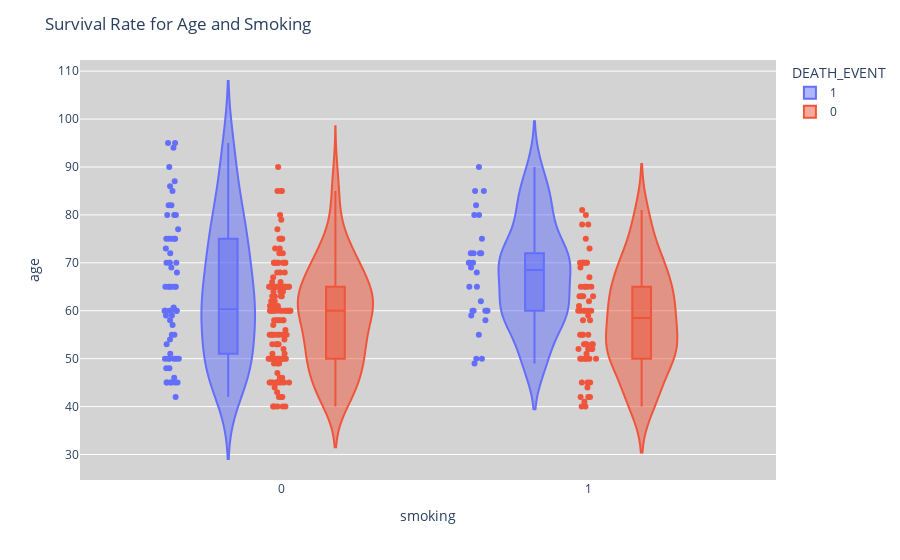

This figure's notebook cell:
### Code cell
fig = px.violin(med_data, y="age", x="smoking", color="DEATH_EVENT", box=True, points="all", hover_data=med_data.columns)
fig.update_layout(title_text="Survival Rate for Age and Smoking",plot_bgcolor = 'lightgrey')
fig.show()

### Figure 1 — Plotly figure (JSON) as saved in the notebook; plotly's stock layout.template omitted (floating-point values rounded to 4 significant figures; data arrays with more than 128 entries replaced by an {"elided": "..."} marker saying what was removed)
{"data": [{"alignmentgroup": "True", "box": {"visible": true}, "customdata": {"elided": "96x13 float values"}, "hovertemplate": "DEATH_EVENT=%{customdata[12]}<br>smoking=%{customdata[10]}<br>age=%{customdata[0]}<br>anaemia=%{customdata[1]}<br>creatinine_phosphokinase=%{customdata[2]}<br>diabetes=%{customdata[3]}<br>ejection_fraction=%{customdata[4]}<br>high_blood_pressure=%{customdata[5]}<br>platelets=%{customdata[6]}<br>serum_creatinine=%{customdata[7]}<br>serum_sodium=%{customdata[8]}<br>sex=%{customdata[9]}<br>time=%{customdata[11]}<extra></extra>", "legendgroup": "1", "marker": {"color": "#636efa"}, "name": "1", "offsetgroup": "1", "orientation": "v", "points": "all", "scalegroup": "True", "showlegend": true, "type": "violin", "x": [0, 0, 1, 0, 0, 1, 0, 1, 0, 1, 1, 1, 0, 0, 0, 0, 0, 0, 0, 0, 1, 0, 1, 0, 1, 0, 1, 0, 0, 0, 0, 0, 0, 0, 0, 1, 1, 1, 0, 1, 0, 1, 0, 0, 0, 0, 0, 0, 1, 0, 1, 1, 0, 0, 0, 1, 0, 1, 0, 0, 1, 1, 1, 0, 0, 0, 1, 1, 0, 0, 0, 0, 0, 1, 0, 0, 0, 0, 0, 0, 1, 1, 0, 1, 0, 0, 0, 0, 0, 0, 0, 0, 0, 0, 0, 1], "x0": " ", "xaxis": "x", "y": [75, 55, 65, 50, 65, 90, 75, 60, 65, 80, 75, 62, 45, 50, 82, 87, 45, 70, 48, 65, 68, 75, 80, 95, 70, 58, 82, 94, 85, 50, 65, 69, 90, 82, 60, 70, 50, 70, 60, 50, 51, 60, 80, 57, 68, 53, 60, 70, 60, 95, 49, 72, 45, 50, 45, 60, 42, 72, 70, 65, 85, 69, 60, 60, 59, 60, 72, 85, 70, 86, 60, 46, 80, 72, 75, 72, 50, 45, 80, 59, 59, 65, 75, 58, 60.67, 50, 60, 45, 77, 48, 54, 73, 60, 55, 65, 55], "y0": " ", "yaxis": "y"}, {"alignmentgroup": "True", "box": {"visible": true}, "customdata": {"elided": "203x13 float values"}, "hovertemplate": "DEATH_EVENT=%{customdata[12]}<br>smoking=%{customdata[10]}<br>age=%{customdata[0]}<br>anaemia=%{customdata[1]}<br>creatinine_phosphokinase=%{customdata[2]}<br>diabetes=%{customdata[3]}<br>ejection_fraction=%{customdata[4]}<br>high_blood_pressure=%{customdata[5]}<br>platelets=%{customdata[6]}<br>serum_creatinine=%{customdata[7]}<br>serum_sodium=%{customdata[8]}<br>sex=%{customdata[9]}<br>time=%{customdata[11]}<extra></extra>", "legendgroup": "0", "marker": {"color": "#EF553B"}, "name": "0", "offsetgroup": "0", "orientation": "v", "points": "all", "scalegroup": "True", "showlegend": true, "type": "violin", "x": {"elided": "203 int values"}, "x0": " ", "xaxis": "x", "y": {"elided": "203 float values"}, "y0": " ", "yaxis": "y"}], "layout": {"legend": {"title": {"text": "DEATH_EVENT"}, "tracegroupgap": 0}, "margin": {"t": 60}, "plot_bgcolor": "lightgrey", "title": {"text": "Survival Rate for Age and Smoking"}, "violinmode": "group", "xaxis": {"anchor": "y", "domain": [0, 1], "title": {"text": "smoking"}}, "yaxis": {"anchor": "x", "domain": [0, 1], "title": {"text": "age"}}}}
